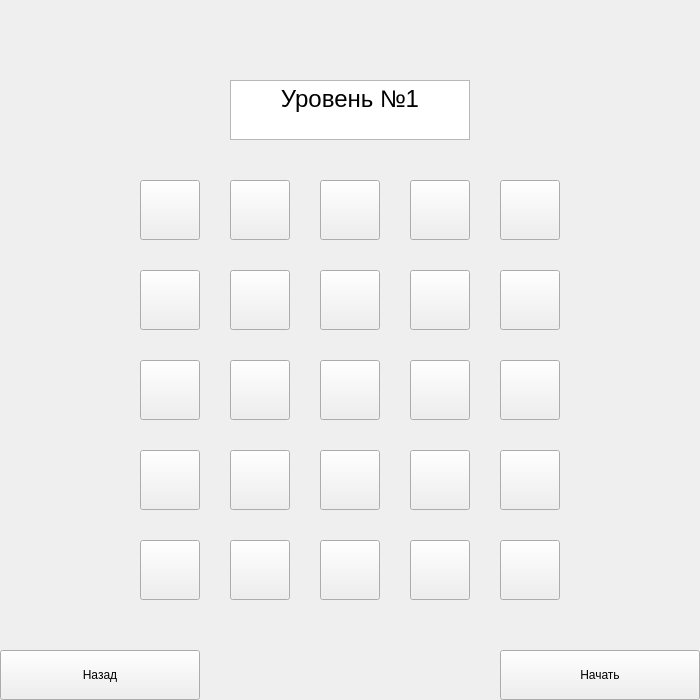
<?xml version="1.0" encoding="UTF-8"?>
<ui version="4.0">
 <class>Squares_Hard</class>
 <widget class="QWidget" name="Squares_Hard">
  <property name="geometry">
   <rect>
    <x>0</x>
    <y>0</y>
    <width>700</width>
    <height>700</height>
   </rect>
  </property>
  <property name="minimumSize">
   <size>
    <width>700</width>
    <height>700</height>
   </size>
  </property>
  <property name="maximumSize">
   <size>
    <width>700</width>
    <height>700</height>
   </size>
  </property>
  <property name="windowTitle">
   <string>Form</string>
  </property>
  <widget class="QPushButton" name="pushButton_6">
   <property name="geometry">
    <rect>
     <x>230</x>
     <y>180</y>
     <width>60</width>
     <height>60</height>
    </rect>
   </property>
   <property name="text">
    <string/>
   </property>
   <attribute name="buttonGroup">
    <string notr="true">buttonGroup</string>
   </attribute>
  </widget>
  <widget class="QPushButton" name="pushButton_11">
   <property name="geometry">
    <rect>
     <x>320</x>
     <y>180</y>
     <width>60</width>
     <height>60</height>
    </rect>
   </property>
   <property name="text">
    <string/>
   </property>
   <attribute name="buttonGroup">
    <string notr="true">buttonGroup</string>
   </attribute>
  </widget>
  <widget class="QPushButton" name="pushButton_16">
   <property name="geometry">
    <rect>
     <x>410</x>
     <y>180</y>
     <width>60</width>
     <height>60</height>
    </rect>
   </property>
   <property name="text">
    <string/>
   </property>
   <attribute name="buttonGroup">
    <string notr="true">buttonGroup</string>
   </attribute>
  </widget>
  <widget class="QPushButton" name="pushButton_12">
   <property name="geometry">
    <rect>
     <x>320</x>
     <y>270</y>
     <width>60</width>
     <height>60</height>
    </rect>
   </property>
   <property name="text">
    <string/>
   </property>
   <attribute name="buttonGroup">
    <string notr="true">buttonGroup</string>
   </attribute>
  </widget>
  <widget class="QPushButton" name="pushButton_17">
   <property name="geometry">
    <rect>
     <x>410</x>
     <y>270</y>
     <width>60</width>
     <height>60</height>
    </rect>
   </property>
   <property name="text">
    <string/>
   </property>
   <attribute name="buttonGroup">
    <string notr="true">buttonGroup</string>
   </attribute>
  </widget>
  <widget class="QPushButton" name="pushButton_7">
   <property name="geometry">
    <rect>
     <x>230</x>
     <y>270</y>
     <width>60</width>
     <height>60</height>
    </rect>
   </property>
   <property name="text">
    <string/>
   </property>
   <attribute name="buttonGroup">
    <string notr="true">buttonGroup</string>
   </attribute>
  </widget>
  <widget class="QPushButton" name="pushButton_8">
   <property name="geometry">
    <rect>
     <x>230</x>
     <y>360</y>
     <width>60</width>
     <height>60</height>
    </rect>
   </property>
   <property name="text">
    <string/>
   </property>
   <attribute name="buttonGroup">
    <string notr="true">buttonGroup</string>
   </attribute>
  </widget>
  <widget class="QPushButton" name="pushButton_18">
   <property name="geometry">
    <rect>
     <x>410</x>
     <y>360</y>
     <width>60</width>
     <height>60</height>
    </rect>
   </property>
   <property name="text">
    <string/>
   </property>
   <attribute name="buttonGroup">
    <string notr="true">buttonGroup</string>
   </attribute>
  </widget>
  <widget class="QPushButton" name="pushButton_13">
   <property name="geometry">
    <rect>
     <x>320</x>
     <y>360</y>
     <width>60</width>
     <height>60</height>
    </rect>
   </property>
   <property name="text">
    <string/>
   </property>
   <attribute name="buttonGroup">
    <string notr="true">buttonGroup</string>
   </attribute>
  </widget>
  <widget class="QTextEdit" name="textEdit">
   <property name="geometry">
    <rect>
     <x>230</x>
     <y>80</y>
     <width>240</width>
     <height>60</height>
    </rect>
   </property>
   <property name="html">
    <string>&lt;!DOCTYPE HTML PUBLIC &quot;-//W3C//DTD HTML 4.0//EN&quot; &quot;http://www.w3.org/TR/REC-html40/strict.dtd&quot;&gt;
&lt;html&gt;&lt;head&gt;&lt;meta name=&quot;qrichtext&quot; content=&quot;1&quot; /&gt;&lt;style type=&quot;text/css&quot;&gt;
p, li { white-space: pre-wrap; }
&lt;/style&gt;&lt;/head&gt;&lt;body style=&quot; font-family:'MS Shell Dlg 2'; font-size:7.8pt; font-weight:400; font-style:normal;&quot;&gt;
&lt;p align=&quot;center&quot; style=&quot; margin-top:0px; margin-bottom:0px; margin-left:0px; margin-right:0px; -qt-block-indent:0; text-indent:0px;&quot;&gt;&lt;span style=&quot; font-size:18pt;&quot;&gt;Уровень №1&lt;/span&gt;&lt;/p&gt;&lt;/body&gt;&lt;/html&gt;</string>
   </property>
  </widget>
  <widget class="QPushButton" name="pushButton_3">
   <property name="geometry">
    <rect>
     <x>140</x>
     <y>360</y>
     <width>60</width>
     <height>60</height>
    </rect>
   </property>
   <property name="text">
    <string/>
   </property>
   <attribute name="buttonGroup">
    <string notr="true">buttonGroup</string>
   </attribute>
  </widget>
  <widget class="QPushButton" name="pushButton_1">
   <property name="geometry">
    <rect>
     <x>140</x>
     <y>180</y>
     <width>60</width>
     <height>60</height>
    </rect>
   </property>
   <property name="text">
    <string/>
   </property>
   <attribute name="buttonGroup">
    <string notr="true">buttonGroup</string>
   </attribute>
  </widget>
  <widget class="QPushButton" name="pushButton_2">
   <property name="geometry">
    <rect>
     <x>140</x>
     <y>270</y>
     <width>60</width>
     <height>60</height>
    </rect>
   </property>
   <property name="text">
    <string/>
   </property>
   <attribute name="buttonGroup">
    <string notr="true">buttonGroup</string>
   </attribute>
  </widget>
  <widget class="QPushButton" name="pushButton_14">
   <property name="geometry">
    <rect>
     <x>320</x>
     <y>450</y>
     <width>60</width>
     <height>60</height>
    </rect>
   </property>
   <property name="text">
    <string/>
   </property>
   <attribute name="buttonGroup">
    <string notr="true">buttonGroup</string>
   </attribute>
  </widget>
  <widget class="QPushButton" name="pushButton_19">
   <property name="geometry">
    <rect>
     <x>410</x>
     <y>450</y>
     <width>60</width>
     <height>60</height>
    </rect>
   </property>
   <property name="text">
    <string/>
   </property>
   <attribute name="buttonGroup">
    <string notr="true">buttonGroup</string>
   </attribute>
  </widget>
  <widget class="QPushButton" name="pushButton_9">
   <property name="geometry">
    <rect>
     <x>230</x>
     <y>450</y>
     <width>60</width>
     <height>60</height>
    </rect>
   </property>
   <property name="text">
    <string/>
   </property>
   <attribute name="buttonGroup">
    <string notr="true">buttonGroup</string>
   </attribute>
  </widget>
  <widget class="QPushButton" name="pushButton_4">
   <property name="geometry">
    <rect>
     <x>140</x>
     <y>450</y>
     <width>60</width>
     <height>60</height>
    </rect>
   </property>
   <property name="text">
    <string/>
   </property>
   <attribute name="buttonGroup">
    <string notr="true">buttonGroup</string>
   </attribute>
  </widget>
  <widget class="QPushButton" name="pushButton_5">
   <property name="geometry">
    <rect>
     <x>140</x>
     <y>540</y>
     <width>60</width>
     <height>60</height>
    </rect>
   </property>
   <property name="text">
    <string/>
   </property>
   <attribute name="buttonGroup">
    <string notr="true">buttonGroup</string>
   </attribute>
  </widget>
  <widget class="QPushButton" name="pushButton_10">
   <property name="geometry">
    <rect>
     <x>230</x>
     <y>540</y>
     <width>60</width>
     <height>60</height>
    </rect>
   </property>
   <property name="text">
    <string/>
   </property>
   <attribute name="buttonGroup">
    <string notr="true">buttonGroup</string>
   </attribute>
  </widget>
  <widget class="QPushButton" name="pushButton_15">
   <property name="geometry">
    <rect>
     <x>320</x>
     <y>540</y>
     <width>60</width>
     <height>60</height>
    </rect>
   </property>
   <property name="text">
    <string/>
   </property>
   <attribute name="buttonGroup">
    <string notr="true">buttonGroup</string>
   </attribute>
  </widget>
  <widget class="QPushButton" name="pushButton_20">
   <property name="geometry">
    <rect>
     <x>410</x>
     <y>540</y>
     <width>60</width>
     <height>60</height>
    </rect>
   </property>
   <property name="text">
    <string/>
   </property>
   <attribute name="buttonGroup">
    <string notr="true">buttonGroup</string>
   </attribute>
  </widget>
  <widget class="QPushButton" name="pushButton_24">
   <property name="geometry">
    <rect>
     <x>500</x>
     <y>450</y>
     <width>60</width>
     <height>60</height>
    </rect>
   </property>
   <property name="text">
    <string/>
   </property>
   <attribute name="buttonGroup">
    <string notr="true">buttonGroup</string>
   </attribute>
  </widget>
  <widget class="QPushButton" name="pushButton_23">
   <property name="geometry">
    <rect>
     <x>500</x>
     <y>360</y>
     <width>60</width>
     <height>60</height>
    </rect>
   </property>
   <property name="text">
    <string/>
   </property>
   <attribute name="buttonGroup">
    <string notr="true">buttonGroup</string>
   </attribute>
  </widget>
  <widget class="QPushButton" name="pushButton_25">
   <property name="geometry">
    <rect>
     <x>500</x>
     <y>540</y>
     <width>60</width>
     <height>60</height>
    </rect>
   </property>
   <property name="text">
    <string/>
   </property>
   <attribute name="buttonGroup">
    <string notr="true">buttonGroup</string>
   </attribute>
  </widget>
  <widget class="QPushButton" name="pushButton_22">
   <property name="geometry">
    <rect>
     <x>500</x>
     <y>270</y>
     <width>60</width>
     <height>60</height>
    </rect>
   </property>
   <property name="text">
    <string/>
   </property>
   <attribute name="buttonGroup">
    <string notr="true">buttonGroup</string>
   </attribute>
  </widget>
  <widget class="QPushButton" name="pushButton_21">
   <property name="geometry">
    <rect>
     <x>500</x>
     <y>180</y>
     <width>60</width>
     <height>60</height>
    </rect>
   </property>
   <property name="text">
    <string/>
   </property>
   <attribute name="buttonGroup">
    <string notr="true">buttonGroup</string>
   </attribute>
  </widget>
  <widget class="QPushButton" name="pushButton_back">
   <property name="geometry">
    <rect>
     <x>0</x>
     <y>650</y>
     <width>200</width>
     <height>50</height>
    </rect>
   </property>
   <property name="text">
    <string>Назад</string>
   </property>
  </widget>
  <widget class="QPushButton" name="pushButton_run">
   <property name="geometry">
    <rect>
     <x>500</x>
     <y>650</y>
     <width>200</width>
     <height>50</height>
    </rect>
   </property>
   <property name="text">
    <string>Начать</string>
   </property>
  </widget>
  <widget class="QLabel" name="label">
   <property name="geometry">
    <rect>
     <x>620</x>
     <y>0</y>
     <width>75</width>
     <height>25</height>
    </rect>
   </property>
   <property name="text">
    <string/>
   </property>
  </widget>
 </widget>
 <resources/>
 <connections/>
 <buttongroups>
  <buttongroup name="buttonGroup"/>
 </buttongroups>
</ui>
